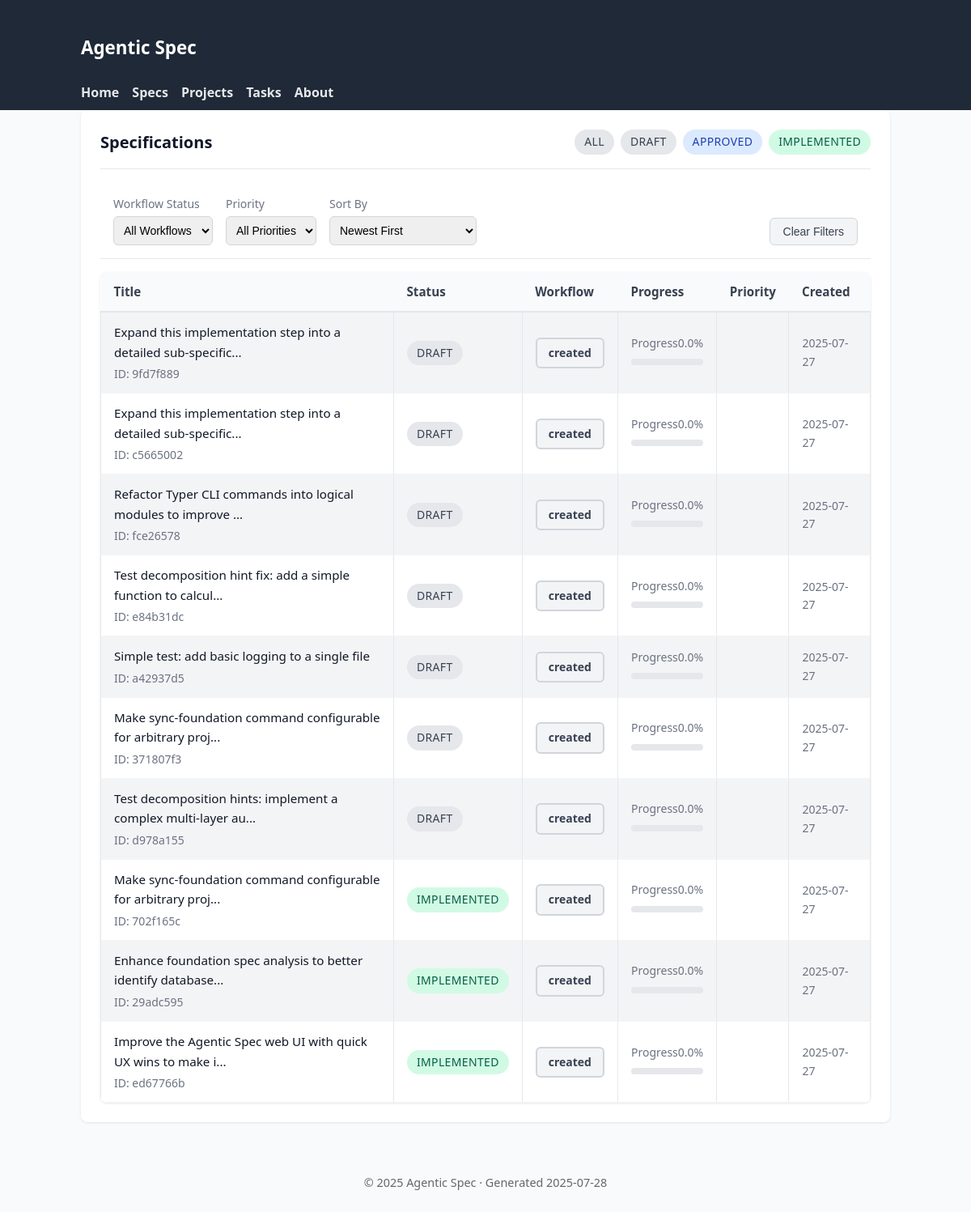
/specs, run on an earlier commit of the app's database.
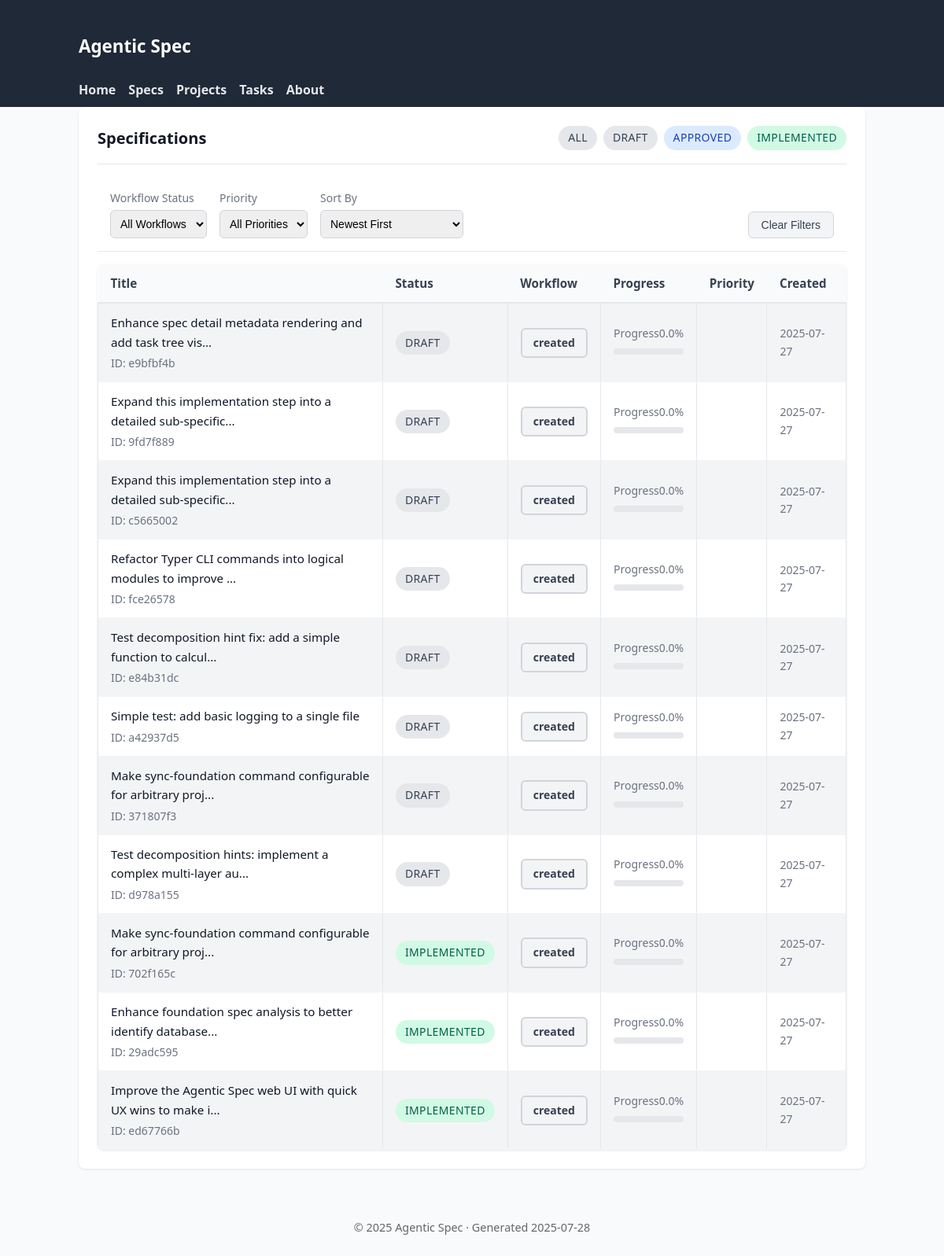
And on a later commit of the database.
### tables this page shows
CREATE TABLE specifications (
                id TEXT PRIMARY KEY,
                title TEXT NOT NULL,
                inherits TEXT DEFAULT '[]',
                created TIMESTAMP NOT NULL,
                updated TIMESTAMP NOT NULL,
                version TEXT NOT NULL,
                status TEXT NOT NULL,
                parent_spec_id TEXT,
                child_spec_ids TEXT DEFAULT '[]',
                context TEXT NOT NULL,
                requirements TEXT NOT NULL,
                review_notes TEXT DEFAULT '[]',
                context_parameters TEXT,
                -- Enhanced tracking fields
                workflow_status TEXT DEFAULT 'created',
                is_completed BOOLEAN DEFAULT FALSE,
                completed_at TIMESTAMP,
                last_accessed TIMESTAMP,
                completion_percentage REAL DEFAULT 0.0,
                priority INTEGER DEFAULT 5,
                -- Lifecycle timestamps
                reviewed_at TIMESTAMP,
                approved_at TIMESTAMP,
                implemented_at TIMESTAMP,
                -- Metadata tracking
                created_by TEXT DEFAULT 'system',
                last_updated_by TEXT DEFAULT 'system',
                tags TEXT DEFAULT '[]'
            );

### agentic_spec/web_ui.py (the view)
@app.get("/specs", response_class=HTMLResponse)
async def list_specifications(request: Request, status: str | None = None):
    async with await get_db_manager() as manager:
        if status:
            specs = await manager.backend.list_specifications()
            specs = [s for s in specs if s.status.value == status]
        else:
            specs = await manager.backend.list_specifications()
        ctx = base_context(request, title="Specifications")
        ctx.update({"specs": specs, "current_status": status})
        return templates.TemplateResponse("specs_list.html", ctx)

### agentic_spec/web_templates/specs_list.html (shortened to what this page needs)
{% extends 'base.html' %}
{% block content %}
<div class="card">
  <div class="card-header">
    <h2 class="card-title">Specifications{% if current_status %} – {{ current_status }}{% endif %}</h2>
    <div style="display: flex; gap: 0.5rem;">
      <a href="/specs" class="status-badge {% if not current_status %}draft{% endif %}" style="text-decoration: none;">All</a>
      <a href="/specs?status=draft" class="status-badge draft" style="text-decoration: none;">Draft</a>
      <a href="/specs?status=approved" class="status-badge approved" style="text-decoration: none;">Approved</a>
      <a href="/specs?status=implemented" class="status-badge implemented" style="text-decoration: none;">Implemented</a>
    </div>
  </div>
  <div style="display: flex; gap: 1rem; padding: 1rem; border-bottom: 1px solid #e5e7eb; flex-wrap: wrap;">
    <div>
      <label for="workflow-filter" style="display: block; font-size: 0.875rem; color: #6b7280; margin-bottom: 0.25rem;">Workflow Status</label>
      <select id="workflow-filter" style="padding: 0.5rem; border: 1px solid #d1d5db; border-radius: 0.375rem; font-size: 0.875rem;">
        <option value="">All Workflows</option>
      </select>
    </div>
    <div>
      <label for="priority-filter" style="display: block; font-size: 0.875rem; color: #6b7280; margin-bottom: 0.25rem;">Priority</label>
      <select id="priority-filter" style="padding: 0.5rem; border: 1px solid #d1d5db; border-radius: 0.375rem; font-size: 0.875rem;">
        <option value="">All Priorities</option>
      </select>
    </div>
    <div>
      <label for="sort-by" style="display: block; font-size: 0.875rem; color: #6b7280; margin-bottom: 0.25rem;">Sort By</label>
      <select id="sort-by" style="padding: 0.5rem; border: 1px solid #d1d5db; border-radius: 0.375rem; font-size: 0.875rem;">
        <option value="created-desc">Newest First</option>
      </select>
    </div>
    <div style="margin-left: auto; display: flex; align-items: flex-end;">
      <button id="clear-filters" style="padding: 0.5rem 1rem; background: #f3f4f6; color: #374151; border: 1px solid #d1d5db; border-radius: 0.375rem; font-size: 0.875rem; cursor: pointer;">Clear Filters</button>
    </div>
  </div>
  {% if specs %}
  <table>
    <thead>
      <tr>
        <th>Title</th>
        <th>Status</th>
        <th>Workflow</th>
        <th>Progress</th>
        <th>Priority</th>
        <th>Created</th>
      </tr>
    </thead>
    <tbody>
      {% for s in specs %}
      <tr>
        <td>
          <a href="/specs/{{ s.id }}">{{ s.title[:60] }}{% if s.title|length > 60 %}...{% endif %}</a>
          <div class="card-subtitle">ID: {{ s.id }}</div>
        </td>
        <td>
          <span class="status-badge {{ s.status.value }}">{{ s.status.value }}</span>
        </td>
        <td>
          <span class="workflow-badge {{ s.workflow_status.value }}">{{ s.workflow_status.value }}</span>
        </td>
        <td>
          <div class="progress-label">
            <span>Progress</span>
            <span>{{ s.completion_percentage }}%</span>
          </div>
          <div class="progress-bar">
          </div>
        </td>
        <td>
          {% if s.priority %}
          <span class="priority-indicator priority-{{ s.priority.value }}"></span>
          {% else %}
          <span style="color: #9ca3af;">-</span>
          {% endif %}
        </td>
        <td style="font-size: 0.875rem; color: #6b7280;">
          {{ s.created.strftime('%Y-%m-%d') }}
        </td>
      </tr>
      {% endfor %}
    </tbody>
  </table>
  {% else %}
  <p style="color: #6b7280; text-align: center; padding: 3rem 0;">
    No specifications found{% if current_status %} with status "{{ current_status }}"{% endif %}.
  </p>
  {% endif %}
</div>
{% endblock %}

### agentic_spec/web_templates/base.html (shortened to what this page needs)
<!DOCTYPE html>
<html lang="en">
<head>
    <link rel="stylesheet" href="/static/styles.css" />
</head>
<body>
    <header class="site-header" role="banner">
        <div class="container">
            <h1 class="logo"><a href="/">Agentic&nbsp;Spec</a></h1>
            <nav class="primary-nav" aria-label="Primary">
                <a href="/" class="nav-link">Home</a>
                <a href="/specs" class="nav-link">Specs</a>
                <a href="/projects" class="nav-link">Projects</a>
                <a href="/tasks" class="nav-link">Tasks</a>
                <a href="/about" class="nav-link">About</a>
            </nav>
        </div>
    </header>
    <main id="main-content" class="container" role="main">
        {% block content %}{% endblock %}
    </main>
    <footer class="site-footer" role="contentinfo">
        <div class="container">
            <p>&copy; {{ now().year }} Agentic Spec &middot; Generated {{ now().strftime('%Y-%m-%d') }}</p>
        </div>
    </footer>
</body>
</html>

### agentic_spec/web_templates/static/styles.css (style rules this page uses)
body { font-family: system-ui, -apple-system, Segoe UI, Roboto, Helvetica, Arial, sans-serif; margin: 0; background: #f9fafb; color: #111827; line-height: 1.6; }
.container { max-width: 1000px; margin: 0 auto; padding: 0 1rem; }
table { width: 100%; border-collapse: collapse; margin-top: 1rem; font-size: 0.95rem; }
th { background: #374151; color: #fff; padding: 8px; text-align: left; }
td { padding: 8px; border: 1px solid #e5e7eb; }
tbody tr:nth-child(odd) { background: #f3f4f6; }
.site-header { background: #1f2937; color: #fff; padding: 0.5rem 0; }
.logo a { color: #fff; text-decoration: none; font-size: 1.4rem; }
.primary-nav { display: flex; gap: 1rem; flex-wrap: wrap; margin-top: 0.5rem; }
.primary-nav .nav-link { color: #e5e7eb; text-decoration: none; font-weight: 600; }
table a { color: inherit; text-decoration: none; }
.status-badge { display: inline-flex; align-items: center; gap: 0.25rem; padding: 0.25rem 0.75rem; border-radius: 9999px; font-size: 0.875rem; font-weight: 500; text-transform: uppercase; letter-spacing: 0.025em; }
.status-badge.draft { background: #e5e7eb; color: #374151; }
.status-badge.approved { background: #dbeafe; color: #1e40af; }
.status-badge.implemented { background: #d1fae5; color: #065f46; }
.workflow-badge { display: inline-flex; align-items: center; gap: 0.375rem; padding: 0.375rem 0.875rem; border-radius: 0.375rem; font-size: 0.875rem; font-weight: 600; border: 2px solid transparent; }
.workflow-badge.created { background: #f3f4f6; color: #374151; border-color: #d1d5db; }
.progress-bar { width: 100%; height: 0.5rem; background: #e5e7eb; border-radius: 0.25rem; overflow: hidden; margin: 0.5rem 0; }
.progress-label { display: flex; justify-content: space-between; align-items: center; font-size: 0.875rem; color: #6b7280; margin-bottom: 0.25rem; }
.card { background: #fff; border-radius: 0.5rem; box-shadow: 0 1px 3px rgba(0,0,0,0.1); padding: 1.5rem; margin-bottom: 1.5rem; }
.card-header { display: flex; justify-content: space-between; align-items: center; margin-bottom: 1rem; padding-bottom: 1rem; border-bottom: 1px solid #e5e7eb; }
.card-title { font-size: 1.25rem; font-weight: 600; color: #111827; margin: 0; }
.card-subtitle { font-size: 0.875rem; color: #6b7280; margin-top: 0.25rem; }
table { width: 100%; border-collapse: collapse; margin-top: 1rem; font-size: 0.95rem; background: #fff; border-radius: 0.5rem; overflow: hidden; box-shadow: 0 1px 3px rgba(0,0,0,0.1); }
th { background: #f9fafb; color: #374151; padding: 0.75rem 1rem; text-align: left; font-weight: 600; border-bottom: 2px solid #e5e7eb; }
td { padding: 0.75rem 1rem; border-bottom: 1px solid #f3f4f6; }
.priority-indicator { display: inline-block; width: 0.5rem; height: 0.5rem; border-radius: 50%; margin-right: 0.5rem; }
.site-footer { margin-top: 2rem; font-size: 0.9rem; color: #666; text-align: center; padding: 1rem 0; }

What changed in the data, as far as the page shows it:
added specifications: title "Enhance spec detail metadata rendering and add task tree vis", id "e9bfbf4b", status.value "DRAFT", workflow_status.value "created", completion_percentage "0.0", created "2025-07-27"
